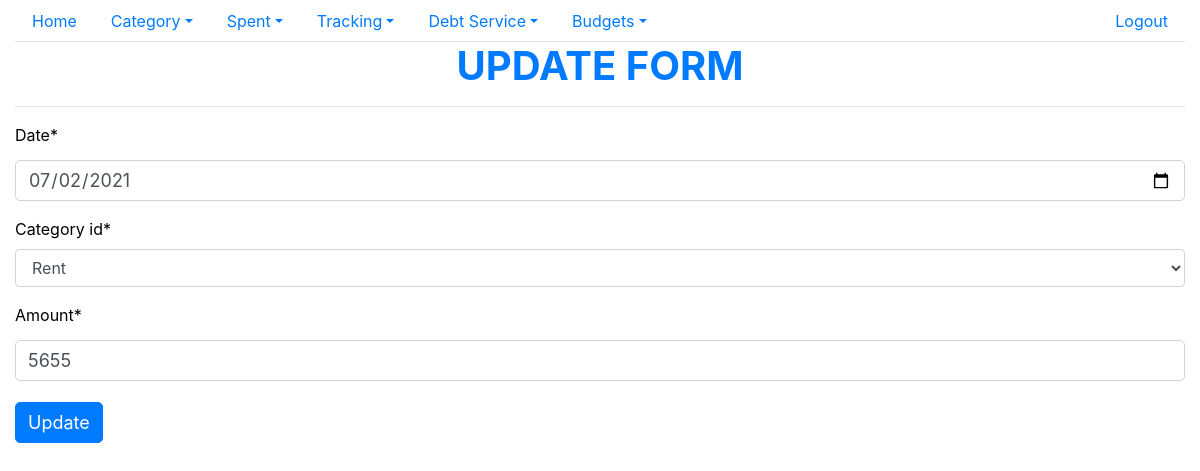
Page /updatespent/1 (signed in) on the committed database.
### spent/models.py (models this page shows, shortened)
class Spent(models.Model):
    date = models.DateField()
    category_id = models.ForeignKey(Category,on_delete=models.CASCADE)
    amount = models.IntegerField()
    user_id = models.ForeignKey(settings.AUTH_USER_MODEL,on_delete=models.CASCADE)
    voided = models.IntegerField(default=0)
    date_created = models.DateTimeField(auto_now_add=True)
    date_updated = models.DateTimeField(auto_now=True)
    class Meta:
        ordering =["-date"]

### spent/views.py (the view, shortened to what this page needs)
# urls.py: path('updatespent/<int:id>',views.UpdateSpentView.as_view(),name="update_spent"),
class UpdateSpentView(LoginRequiredMixin,View):
    template_name="spent/update_spent_form.html"
    model= Spent
    form_class = SpentForm
    pk_url_kwarg ="pk"
    success_url="/dailylist"
    login_url = settings.LOGIN_URL
    def get(self,request,id):
        user = User.objects.get(username=self.request.user)
        spent = Spent.objects.get(pk=id)
        form = SpentForm(user, instance=spent)
        return render(request,self.template_name,{'form':form})

### spent/forms.py
class SpentForm(forms.ModelForm):
    def __init__(self,user,*args,**kwargs):
        super(SpentForm,self).__init__(*args,**kwargs)
        self.fields['category_id'].queryset=Category.objects.filter(user_id=user,voided=0)
    class Meta:
        model = Spent
        exclude= ['user_id','date_created','voided']
        widgets ={
            'date': forms.TextInput(attrs={'type':'date','class':'date_field','value':tz.now().date(),'class':'form-group form-control'}),
            'category_id':forms.Select(attrs={'class':'form-group form-control'}),
            'amount':forms.NumberInput(attrs={'class':'form-group form-control'})
        }

### spent/models.py (called while the page is built)
    def __str__(self):
        return self.category

### spent/templates/spent/update_spent_form.html (shortened to what this page needs)
{%extends "base.html"%}
{% load crispy_forms_tags %}
{% block content %}
<h1 class="text-center text-primary font-weight-bold">UPDATE FORM</h1>
<hr/>
<form action="" method="post">
  {{form|crispy }}
  <button type="submit" class="btn btn-primary">Update</button>
</form>
{% endblock content %}

### static/spent/main.css (style rules this page uses)
body { color: #000; overflow-x: hidden; height: 100%; background-repeat: no-repeat; background-size: 100% 100% }
input, textarea, button { padding: 8px 15px; border-radius: 5px !important; margin: 5px 0px; box-sizing: border-box; border: 1px solid #ccc; font-size: 18px !important; font-weight: 300 }

### rows in the picture
Spent: date "07/02/2021", category_id "Rent", amount "5655"
